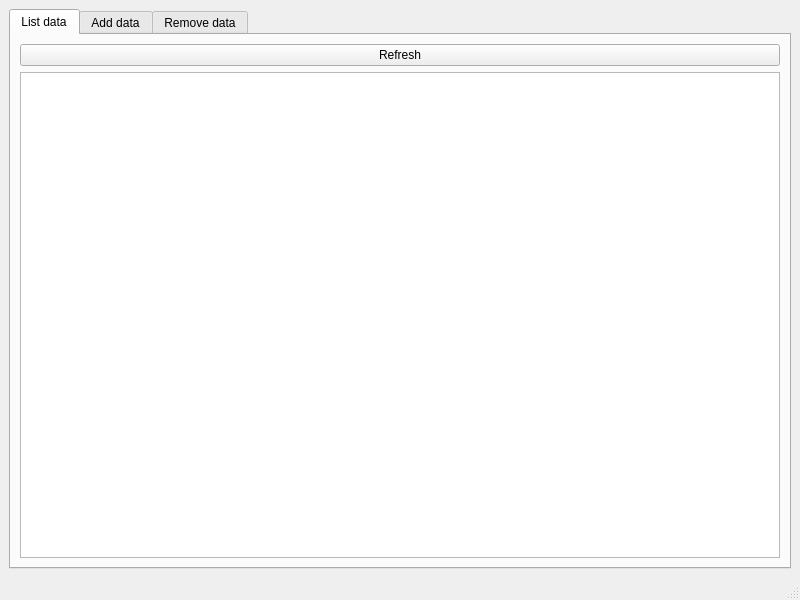
<?xml version="1.0" encoding="UTF-8"?>
<ui version="4.0">
 <class>DatabaseExample</class>
 <widget class="QMainWindow" name="DatabaseExample">
  <property name="geometry">
   <rect>
    <x>0</x>
    <y>0</y>
    <width>800</width>
    <height>600</height>
   </rect>
  </property>
  <property name="windowTitle">
   <string>DatabaseExample</string>
  </property>
  <widget class="QWidget" name="centralwidget">
   <layout class="QVBoxLayout" name="verticalLayout">
    <item>
     <widget class="QTabWidget" name="tabWidget">
      <property name="currentIndex">
       <number>0</number>
      </property>
      <widget class="QWidget" name="tab">
       <attribute name="title">
        <string>List data</string>
       </attribute>
       <layout class="QVBoxLayout" name="verticalLayout_5">
        <item>
         <widget class="QPushButton" name="b_refresh">
          <property name="text">
           <string>Refresh</string>
          </property>
         </widget>
        </item>
        <item>
         <widget class="QTableWidget" name="t_data"/>
        </item>
       </layout>
      </widget>
      <widget class="QWidget" name="tab_2">
       <attribute name="title">
        <string>Add data</string>
       </attribute>
       <layout class="QHBoxLayout" name="horizontalLayout_2">
        <item>
         <spacer name="horizontalSpacer">
          <property name="orientation">
           <enum>Qt::Horizontal</enum>
          </property>
          <property name="sizeHint" stdset="0">
           <size>
            <width>234</width>
            <height>20</height>
           </size>
          </property>
         </spacer>
        </item>
        <item>
         <layout class="QVBoxLayout" name="verticalLayout_4">
          <item>
           <spacer name="verticalSpacer">
            <property name="orientation">
             <enum>Qt::Vertical</enum>
            </property>
            <property name="sizeHint" stdset="0">
             <size>
              <width>20</width>
              <height>40</height>
             </size>
            </property>
           </spacer>
          </item>
          <item>
           <layout class="QHBoxLayout" name="horizontalLayout">
            <item>
             <layout class="QVBoxLayout" name="verticalLayout_2">
              <item>
               <widget class="QLabel" name="label">
                <property name="text">
                 <string>Name</string>
                </property>
               </widget>
              </item>
              <item>
               <widget class="QLabel" name="label_2">
                <property name="text">
                 <string>Year</string>
                </property>
               </widget>
              </item>
              <item>
               <widget class="QLabel" name="label_3">
                <property name="text">
                 <string>Frequency</string>
                </property>
               </widget>
              </item>
             </layout>
            </item>
            <item>
             <layout class="QVBoxLayout" name="verticalLayout_3">
              <item>
               <widget class="QLineEdit" name="e_name"/>
              </item>
              <item>
               <widget class="QSpinBox" name="n_year"/>
              </item>
              <item>
               <widget class="QLineEdit" name="e_freq"/>
              </item>
             </layout>
            </item>
           </layout>
          </item>
          <item>
           <widget class="QPushButton" name="b_add">
            <property name="text">
             <string>Add</string>
            </property>
           </widget>
          </item>
          <item>
           <spacer name="verticalSpacer_2">
            <property name="orientation">
             <enum>Qt::Vertical</enum>
            </property>
            <property name="sizeHint" stdset="0">
             <size>
              <width>20</width>
              <height>40</height>
             </size>
            </property>
           </spacer>
          </item>
         </layout>
        </item>
        <item>
         <spacer name="horizontalSpacer_2">
          <property name="orientation">
           <enum>Qt::Horizontal</enum>
          </property>
          <property name="sizeHint" stdset="0">
           <size>
            <width>234</width>
            <height>20</height>
           </size>
          </property>
         </spacer>
        </item>
       </layout>
      </widget>
      <widget class="QWidget" name="tab_3">
       <attribute name="title">
        <string>Remove data</string>
       </attribute>
       <layout class="QHBoxLayout" name="horizontalLayout_4">
        <item>
         <spacer name="horizontalSpacer_3">
          <property name="orientation">
           <enum>Qt::Horizontal</enum>
          </property>
          <property name="sizeHint" stdset="0">
           <size>
            <width>234</width>
            <height>20</height>
           </size>
          </property>
         </spacer>
        </item>
        <item>
         <layout class="QVBoxLayout" name="verticalLayout_6">
          <item>
           <spacer name="verticalSpacer_4">
            <property name="orientation">
             <enum>Qt::Vertical</enum>
            </property>
            <property name="sizeHint" stdset="0">
             <size>
              <width>20</width>
              <height>40</height>
             </size>
            </property>
           </spacer>
          </item>
          <item>
           <layout class="QHBoxLayout" name="horizontalLayout_3">
            <item>
             <widget class="QLabel" name="label_4">
              <property name="text">
               <string>Name</string>
              </property>
             </widget>
            </item>
            <item>
             <widget class="QLineEdit" name="e_name_delete"/>
            </item>
           </layout>
          </item>
          <item>
           <widget class="QPushButton" name="b_delete">
            <property name="text">
             <string>Delete</string>
            </property>
           </widget>
          </item>
          <item>
           <spacer name="verticalSpacer_3">
            <property name="orientation">
             <enum>Qt::Vertical</enum>
            </property>
            <property name="sizeHint" stdset="0">
             <size>
              <width>20</width>
              <height>40</height>
             </size>
            </property>
           </spacer>
          </item>
         </layout>
        </item>
        <item>
         <spacer name="horizontalSpacer_4">
          <property name="orientation">
           <enum>Qt::Horizontal</enum>
          </property>
          <property name="sizeHint" stdset="0">
           <size>
            <width>234</width>
            <height>20</height>
           </size>
          </property>
         </spacer>
        </item>
       </layout>
      </widget>
     </widget>
    </item>
   </layout>
  </widget>
  <widget class="QMenuBar" name="menubar">
   <property name="geometry">
    <rect>
     <x>0</x>
     <y>0</y>
     <width>800</width>
     <height>24</height>
    </rect>
   </property>
  </widget>
  <widget class="QStatusBar" name="statusbar"/>
 </widget>
 <resources/>
 <connections/>
</ui>
